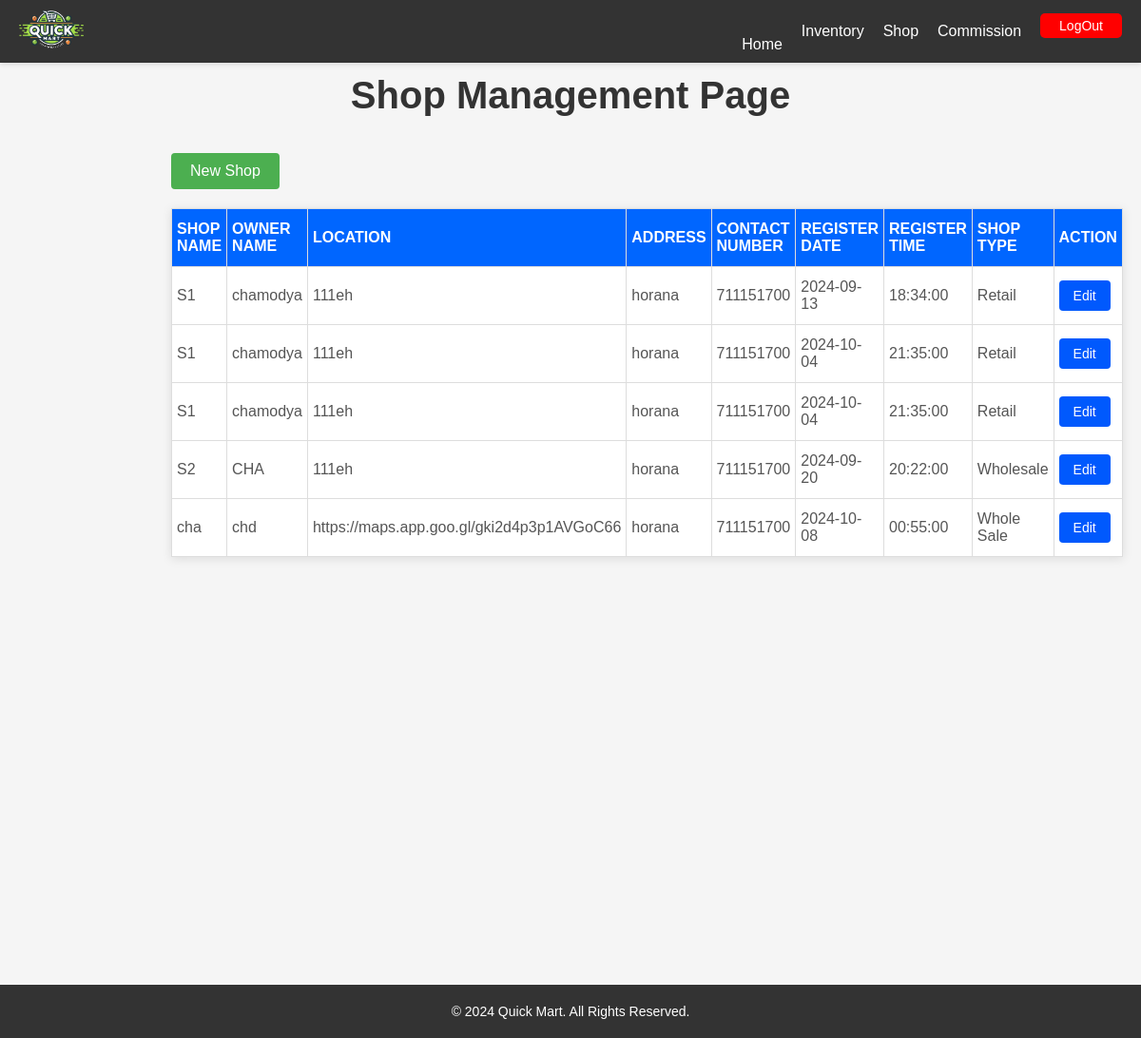
The page /emp_php/emp_shopReg.php (signed in) on the database its author committed.
### tables this page shows
CREATE TABLE IF NOT EXISTS `shop` (
  `shop_id` int NOT NULL AUTO_INCREMENT,
  `shop_name` varchar(50) NOT NULL,
  `owner_name` varchar(50) NOT NULL,
  `location` varchar(250) NOT NULL,
  `address` varchar(100) NOT NULL,
  `contact_number` int NOT NULL,
  `register_date` date NOT NULL,
  `register_time` time NOT NULL,
  `shop_type` varchar(20) NOT NULL,
  PRIMARY KEY (`shop_id`)
);

### emp_php/emp_shopReg.php (the view, shortened to what this page needs)
<?php
include '../db_connection.php';
$shops = [];
$sql = "SELECT * FROM shop";
$result = $conn->query($sql);
if ($result->num_rows > 0) {
    while ($row = $result->fetch_assoc()) {
        $shops[] = $row;
    }
}
?>
<!DOCTYPE html>
<html lang="en">
<head>
    <link rel="stylesheet" href="../admin_css/admin_nav.css?v=1">
    <link rel="stylesheet" href="../admin_css/admin_shopReg.css">
    <link rel="stylesheet" href="../admin_css/admin_footer.css">
</head>
<body>
    <div class="shopreg">
<br>
    <h1>Shop Management Page</h1>
<br>
    <button class="btn" onclick="showPopup()">New Shop</button>
     <div class="table-responsive">
    <table class="shop-table" id="shopTable">
        <thead>
            <tr>
                <th>Shop Name</th>
                <th>Owner Name</th>
                <th>Location</th>
                <th>Address</th>
                <th>Contact Number</th>
                <th>Register Date</th>
                <th>Register Time</th>
                <th>Shop Type</th>
                <th>Action</th>
            </tr>
        </thead>
        <tbody>
            <?php foreach ($shops as $shop): ?>
                <tr>
                    <td><?= htmlspecialchars($shop['shop_name']); ?></td>
                    <td><?= htmlspecialchars($shop['owner_name']); ?></td>
                    <td><?= htmlspecialchars($shop['location']); ?></td>
                    <td><?= htmlspecialchars($shop['address']); ?></td>
                    <td><?= htmlspecialchars($shop['contact_number']); ?></td>
                    <td><?= htmlspecialchars($shop['register_date']); ?></td>
                    <td><?= htmlspecialchars($shop['register_time']); ?></td>
                    <td><?= htmlspecialchars($shop['shop_type']); ?></td>
                    <td>
                        <a href="?edit_id=<?= $shop['shop_id']; ?>">
                            <button class="edit-btn">Edit</button>
                        </a>
                    </td>
                </tr>
            <?php endforeach; ?>
        </tbody>
    </table>
</div></div>
    <?php include '../emp_php/emp_nav.php'; ?>
<br><br><br><br><br><br><br><br><br><br><br><br><br><br><br><br><br><br><br><br><br><br><br><br><br>
    <?php include '../admin_php/admin_footer.php'; ?>
</body>
</html>

### admin_css/admin_nav.css (style rules this page uses)
body { font-family: Arial, sans-serif; margin: 0; padding: 0; background-color: #f4f4f4; padding-top: 60px; }

### admin_css/admin_shopReg.css (style rules this page uses)
body { font-family: "Segoe UI", Tahoma, Geneva, Verdana, sans-serif; margin: 0; padding: 0; background-color: #f9f9f9; }
.shopreg { margin-left: 180px; margin-right: 180px; }
h1 { text-align: center; font-size: 2.5em; color: #333; margin-bottom: 20px; }
.shop-table { width: 100%; border-collapse: collapse; margin-top: 20px; background-color: #ffffff; box-shadow: 0px 2px 10px rgba(0, 0, 0, 0.1); }
.shop-table th, .shop-table td { border: 1px solid #ddd; padding: 12px 5px; text-align: left; font-size: 16px; }
.shop-table th { background-color: #0066ff; color: white; text-transform: uppercase; font-weight: bold; }
.shop-table td { color: #555; }
.btn { padding: 10px 20px; background-color: #4caf50; color: white; border: none; cursor: pointer; border-radius: 4px; font-size: 16px; transition: background-color 0.3s; }
.delete-btn, .edit-btn { padding: 8px 15px; color: white; border: none; cursor: pointer; border-radius: 4px; display: inline-block; text-align: center; font-size: 14px; transition: background-color 0.3s; }
.edit-btn { background-color: rgb(0, 89, 253); }
button, input, select { transition: all 0.2s ease-in-out; }

### admin_css/admin_footer.css (style rules this page uses)
* { margin: 0; padding: 0; box-sizing: border-box; }
body { font-family: Arial, sans-serif; display: flex; flex-direction: column; min-height: 100vh; }

### emp_css/emp_nav.css (style rules this page uses)
body { margin-top: 60px; }

### emp_php/emp_nav.php (style rules this page uses)
body { background-color: whitesmoke; }

### rows shown on the page
shop: shop_name "S1", owner_name "chamodya", location "111eh", address "horana", contact_number "711151700", register_date "2024-09-13", register_time "18:34:00", shop_type "Retail"
shop: shop_name "S1", owner_name "chamodya", location "111eh", address "horana", contact_number "711151700", register_date "2024-10-04", register_time "21:35:00", shop_type "Retail"
shop: shop_name "S1", owner_name "chamodya", location "111eh", address "horana", contact_number "711151700", register_date "2024-10-04", register_time "21:35:00", shop_type "Retail"
shop: shop_name "S2", owner_name "CHA", location "111eh", address "horana", contact_number "711151700", register_date "2024-09-20", register_time "20:22:00", shop_type "Wholesale"
shop: shop_name "cha", owner_name "chd", location "https://maps.app.goo.gl/gki2d4p3p1AVGoC66", address "horana", contact_number "711151700", register_date "2024-10-08", register_time "00:55:00", shop_type "Whole Sale"
